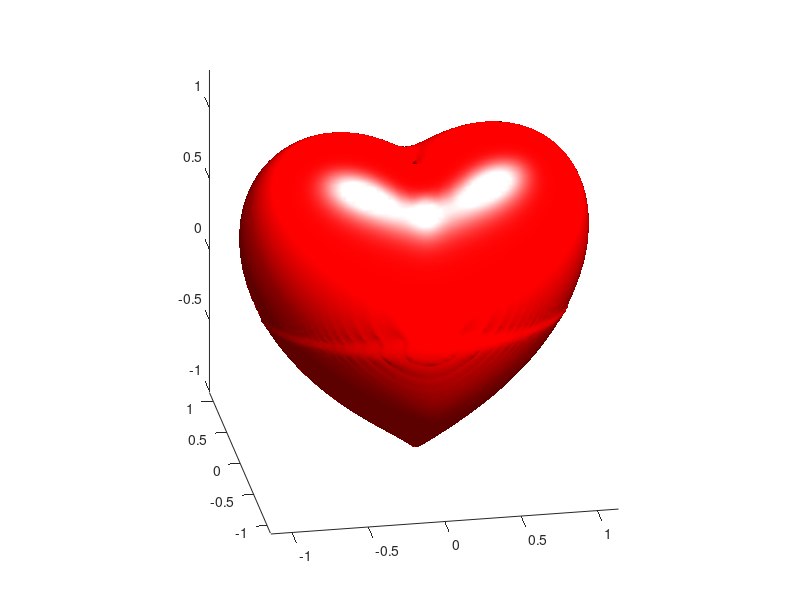

The MATLAB script that drew this image: (Note: this script raises an error after producing the figure.)
[x,y,z]=meshgrid(linspace(-1.3,1.3)); 
val=(x.^2 + (9/4)*y.^2 + z.^2 - 1).^3 - x.^2.*z.^3 - (9/80)*y.^2.*z.^3;
isosurface(x,y,z,val,0)
axis equal 
view(-10,24)
colormap flag 
camlight
lighting phong